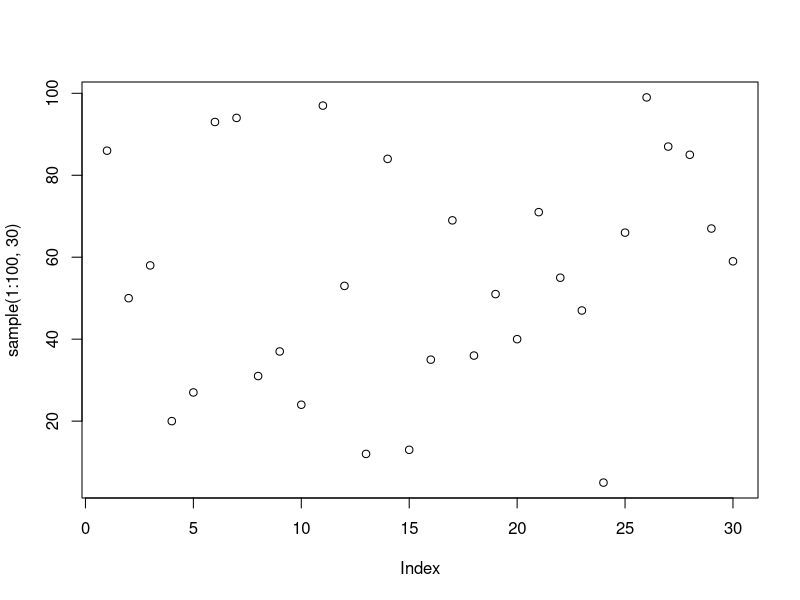

R code for this plot:
## ---- chunk 1
1 + 1
## ---- chunk 2
plot(sample(1:100, 30))
